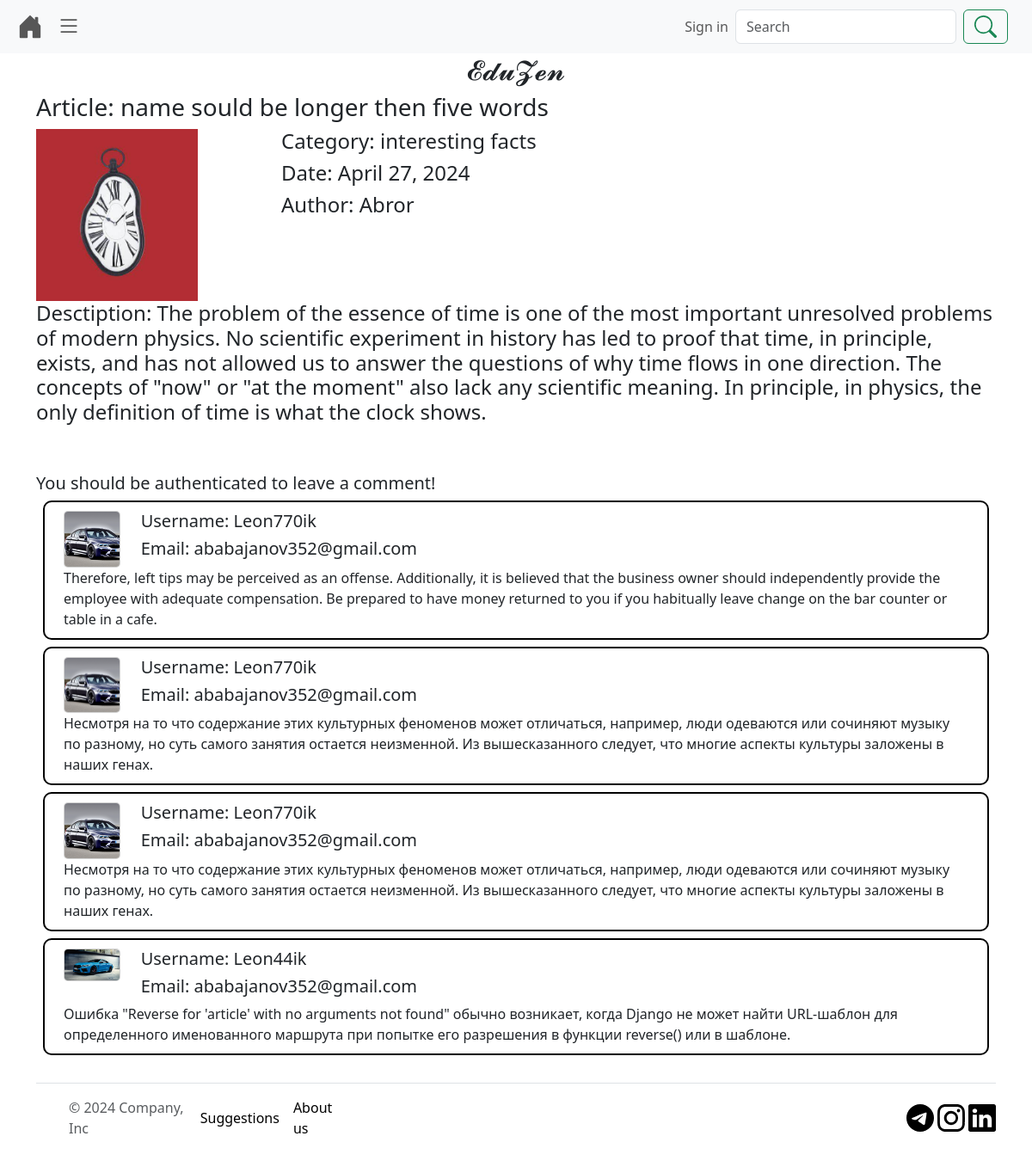
Screenshot of /article/8 with the database file from the repository.
### article/models.py (models this page shows)
class Article(models.Model):
    title = models.CharField(max_length=255 , verbose_name='Article')
    date = models.DateField()
    author = models.CharField(max_length=50, verbose_name='Auther article')
    image = models.ImageField(upload_to='posters', blank=True, null=True, verbose_name='Poster')
    text = models.TextField(verbose_name='Discription: ')
    category = models.ForeignKey(Caregory, on_delete=models.CASCADE, verbose_name='Category')
    viewed = models.IntegerField(default=0)
    class Meta:
        verbose_name = 'Article'
        verbose_name_plural = 'Articles'
    def increase_count(self):
        self.viewed += 1
    def get_image(self):
        try:
            return self.image.url
        except:
            return 'https://cdn.iconscout.com/icon/premium/png-256-thumb/insert-image-9924441-8059276.png'

class Caregory(models.Model):
    title = models.CharField(max_length=50,verbose_name='Category')
    class Meta:
        verbose_name = 'Category'
        verbose_name_plural = 'Categories'
    def __str__(self):
        return self.title

class Comment(models.Model):
    article = models.ForeignKey(Article, on_delete=models.CASCADE)
    profile = models.ForeignKey(Profile, on_delete=models.CASCADE)
    comment = models.TextField(max_length=500, verbose_name='Comment')

class Profile(models.Model):
    user = models.OneToOneField(User, on_delete=models.CASCADE)
    photo = models.ImageField(upload_to='profiles', blank=True, null=True)
    def get_image(self):
        try:
            return self.photo.url
        except:
            if self.user.first_name[::-1].startswith('a'):
                return 'https://encrypted-tbn0.gstatic.com/images?q=tbn:ANd9GcTZy_LeJavuN0A1gksiMMkhYDcQOJ8Dqqsb1Q&s'
            else:
                return 'https://cdn.pixabay.com/photo/2020/07/01/12/58/icon-5359553_640.png'
    class Meta:
        verbose_name = 'Profile'
        verbose_name_plural = 'Profiles'

### article/views.py (the view)
# urls.py: path('article/<int:pk>', article_view, name='article'),
def article_view(request, pk):
    article = Article.objects.get(pk=pk)
    comments = Comment.objects.filter(article=article)
    article.increase_count()
    article.save()
    context = {
        'article': article,
        'comments': comments
    }
    context.update(base_view(request))
    return render(request, 'article/article.html', context)

### article/form.py
class LoginForm(AuthenticationForm):
    username = forms.CharField(widget=forms.TextInput(attrs={
        'class': 'form-control'
    }))
    password = forms.CharField(widget=forms.PasswordInput(attrs={
        'class': 'form-control'
    }))

class RegistrationForm(UserCreationForm):
    email = forms.EmailField(widget=forms.EmailInput(attrs={
        'class': 'form-control'
    }))
    password1 = forms.CharField(widget=forms.PasswordInput(attrs={
        'class': 'form-control'
    }))
    password2 = forms.CharField(widget=forms.PasswordInput(attrs={
        'class': 'form-control'
    }))
    username = forms.CharField(widget=forms.TextInput(attrs={
        'class': 'form-control'
    }))
    first_name = forms.CharField(widget=forms.TextInput(attrs={
        'class': 'form-control'
    }))
    last_name = forms.CharField(widget=forms.TextInput(attrs={
        'class': 'form-control'
    }))
    class Meta:
        model = User
        fields = ['username', 'first_name', 'last_name', 'email', 'password1', 'password2',]

### article/context_processors.py (called while the page is built)
def global_forms(request):
    return {
        'login_form': LoginForm(),
        'register_form': RegistrationForm(),
        'suggestion_form': SuggestionForm(),
        'comment_form': CommentForm(),
        'edit_profile_form': EditProfileForm()
    }

### article/views.py (called while the page is built)
def base_view(request, **kwargs):
    user = request.user
    if request.user.is_authenticated:
        try:
            profile = Profile.objects.get(user=user)
        except:
            Profile.objects.create(user=user)
            profile = Profile.objects.get(user=user)
    else:
        profile = []
    categories = Caregory.objects.all()
    context = {
        'categories': categories,
        'profile': profile,
    }
    return context

### article/templates/article/article.html
{% extends 'base.html' %}
{% block main %}
<div class="container">
    <div class="row ">
        <div class="col-12">
            <h3>Article: {{ article.title }}</h3>
        </div>
        <div class="col-3"><img style="width:600;object-fit:cover;"
                     src="{{ article.get_image }}" height="200px" alt=""></div>
        <div class="col-9">
    <h4>Category: {{ article.category }}</h4>
    <h4>Date: {{ article.date }}</h4>
    <h4>Author: {{ article.author }}</h4>
            </div>
        <div class="col-12">
            <h4 style="white-space: pre-wrap;">Desctiption: {{ article.text }}</h4>
            <br>
            <br>
        </div>
        <div class="box">
            {% if user.is_authenticated %}
            <form method="post" action="{% url 'save_comment' article.pk %}">
                {% csrf_token %}
                {{ comment_form.as_p }}
                <button class="btn btn-success">Submit</button>
            </form>
            {% else %}
            <h5>You should be authenticated to leave a comment!</h5>
            {% endif %}
            {% for comment in comments %}
            <div class="row  m-2" style="border: 2px solid #000; border-radius: 10px; padding: 10px;">
                <div class="col-1">
            <img class="card card-img " src="{{ comment.profile.get_image }}" alt="">
        </div>
                <div class="col-5" >
                    <h5>Username: {{ comment.profile.user.username }}</h5>
                    <h5>Email: {{ comment.profile.user.email }}</h5>
                </div>
                <div class="col-12">{{ comment.comment }}</div>
            </div>
            {% endfor %}
        </div>
    </div>
</div>
{% endblock main %}

### templates/base.html (shortened to what this page needs)
<!doctype html>
<html lang="en">
<head>
    <link href="https://cdn.jsdelivr.net/npm/bootstrap@5.3.3/dist/css/bootstrap.min.css" rel="stylesheet">
</head>
<body>
{% include 'components/_navbar.html' %}
<section class="text-center">
    <h2>𝓔𝓭𝓾𝓩𝓮𝓷</h2>
</section>
{% block main %}
{% endblock main %}
{% include 'components/_footer.html' %}
</body>
</html>

### templates/components/_navbar.html (shortened to what this page needs)
<nav class="navbar navbar-expand-lg bg-body-tertiary" >
  <div class="container-fluid">
    <div class="collapse navbar-collapse" id="navbarSupportedContent">
      <ul class="navbar-nav me-auto mb-2 mb-lg-0">
        <li class="nav-item active" aria-current="page" >
          <a class="nav-link " href="{% url 'index' %}" >
          </a>
        </li>
        <li class="nav-item dropdown">
          <a class="nav-link dropdown" role="button" data-bs-toggle="dropdown" aria-expanded="false">
          </a>
      </li>
</ul>
      {% if not request.user.is_authenticated %}
      <ul class="navbar-nav mb-lg-0">
        <li class="nav-item ">
          <a class="nav-link" data-bs-toggle="modal" href="#exampleModalToggle" role="button">Sign in</a>
        </li>
        {% endif %}
           </ul>
        <form method="get" class="d-flex " action="{% url 'search' %}" role="search">
        <input class="form-control me-2 " type="search"  placeholder="Search" aria-label="Search">
            <button  class="btn btn-outline-success me-3"  type="submit">
        </button>
      </form>
    </div>
  </div>
</nav>

### templates/components/_footer.html (shortened to what this page needs)
<div  class="container">
  <footer class="d-flex flex-wrap justify-content-between align-items-center py-3 my-4 border-top">
    <div class="col-md-4 d-flex align-items-center">
      <a href="/" class="mb-3 me-2 mb-md-0 text-body-secondary text-decoration-none lh-1">
        <svg class="bi" width="30" height="24"><use xlink:href="#bootstrap"></use></svg>
      </a>
      <span class="mb-3 mb-md-0 me-3 text-body-secondary">© 2024 Company, Inc</span>
        <a type="button" class="me-3" style="text-decoration: none; color: black;" data-bs-toggle="modal" data-bs-target="#suggestion">Suggestions</a>
        <a type="button" class="me-3" style="text-decoration: none; color: black;" data-bs-toggle="modal" data-bs-target="#about_us">About us</a>
    </div>
      <div class="wrapper">
      <a class="text-light" href="https://t.me/philavanderel">
      </a>
      <a class="text-light" href="https://www.instagram.com/edu__zen?igsh=MTZ5YWZxanR2cHBkOA%3D%3D&utm_source=qrcd">
      </a>
      <a class="text-light" href="https://www.linkedin.com/">
      </a>
    </div>
  </footer>
</div>

### rows the page displays
Article: title "name sould be longer then five words", get_image (picture), category "interesting facts", date "April 27, 2024", author "Abror", text "The problem of the essence of time is one of the most important unresolved problems of modern physics. No scientific experiment in history has led to proof that time, in principle, exists, and has not allowed us to answer the questions of why time flows in one direction. The concepts of \"now\" or \"at the moment\" also lack any scientific meaning. In principle, in physics, the only definition of time is what the clock shows."
Comment: profile.get_image (picture), profile.user.username "Leon770ik", profile.user.email "ababajanov352@gmail.com", comment "Therefore, left tips may be perceived as an offense. Additionally, it is believed that the business owner should independently provide the employee with adequate compensation.⁣⁣ Be prepared to have money returned to you if you habitually leave change on the bar counter or table in a cafe."
Comment: profile.get_image (picture), profile.user.username "Leon770ik", profile.user.email "ababajanov352@gmail.com", comment "Несмотря на то что содержание этих культурных феноменов может отличаться, например, люди одеваются или сочиняют музыку по разному, но суть самого занятия остается неизменной. Из вышесказанного следует, что многие аспекты культуры заложены в наших генах."
Comment: profile.get_image (picture), profile.user.username "Leon770ik", profile.user.email "ababajanov352@gmail.com", comment "Несмотря на то что содержание этих культурных феноменов может отличаться, например, люди одеваются или сочиняют музыку по разному, но суть самого занятия остается неизменной. Из вышесказанного следует, что многие аспекты культуры заложены в наших генах."
Comment: profile.get_image (picture), profile.user.username "Leon44ik", profile.user.email "ababajanov352@gmail.com", comment "Ошибка \"Reverse for 'article' with no arguments not found\" обычно возникает, когда Django не может найти URL-шаблон для определенного именованного маршрута при попытке его разрешения в функции reverse() или в шаблоне."
